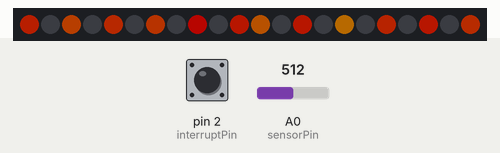
Recording of a sketch running on a simulated Arduino Uno, built with avr-gcc and run on an emulated ATmega328P. Parts: 22 RGB LEDs in strip order, left to right. The inputs (shaded band) are chosen by the test bench; at power-on: pin 2 (interruptPin) HIGH, A0 (sensorPin) = 512. Dim RGB values are drawn brighter than linear; random numbers use the default seed unless the sketch sets one.

Above: at 1.2 s.
1.3 s: pin 2 (interruptPin) pulled LOW for 1 s
At 1.9 s:
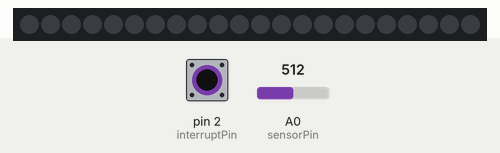
At 2.37 s:
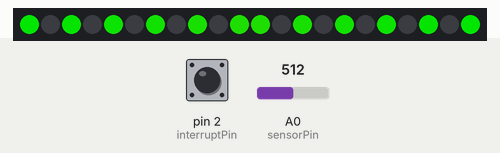
2.9 s: pin 2 (interruptPin) pulled LOW for 0.15 s
At 4.81 s:
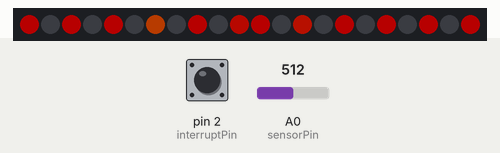

The sketch:

bengtbow.ino
```cpp
#include <Adafruit_NeoPixel.h>

#define LED_PIN    6
#define LED_COUNT 22

Adafruit_NeoPixel strip(LED_COUNT, LED_PIN, NEO_GRB + NEO_KHZ800);

//LIGHT SENSOR
  float brightnessfactor = 0.5;
  int sensorPin = A0; // select the input pin for LDR
  int sensorValue = 0; // variable to store the value coming from the sensor


//BUTTON
  const byte interruptPin = 2;
  // the following variables are unsigned longs because the time, measured in
// milliseconds, will quickly become a bigger number than can be stored in an int.
unsigned long lastDebounceTime = 0;  // the last time the output pin was toggled
unsigned long debounceDelay = 250;    // the debounce time; increase if the output flickers


//STATE
  int state = 3; //START WITH FIRE-ALTERNATE


//RGB-FADE COUNTER
  int currentRGBColorIndex = 0;

//FIREATTEMPT
  int currentFireValue = 0;
  int currentHues[] = {0,0,0,0,0,0,0,0,0,0,0,0};
  int directions[] = {0,0,0,100,0,0,0,0,0,0,0,0};


  int hueMax = 7000;
  float adjustor = 50;

 //FIRETWO


//BLUEGREENFADE
long maxHue = 7000;
long minHue = 0;
long currentHue[12];
int h_directions[12];


void setup() {
  // put your setup code here, to run once:

  strip.begin();           // INITIALIZE NeoPixel strip object (REQUIRED)
  strip.show();            // Turn OFF all pixels ASAP
  strip.setBrightness(175); // Set BRIGHTNESS to about 1/5 (max = 255)


  //BUTTONSTUFF
  pinMode(interruptPin, INPUT_PULLUP);
  attachInterrupt(digitalPinToInterrupt(interruptPin), buttonHandler, CHANGE);

  for(int i=0; i<12; i++){
     currentHue[i] = random(minHue,maxHue);
  }


  for(int x=0; x<12; x++){

    h_directions[x] = 0;
    while ( h_directions[x] == 0){
     h_directions[x] = random(-4,4);
    }
    }


}

void loop() {
  // put your main code here, to run repeatedly:

  //WE WAIT WITH THE LIGHT SENSOR FOR NOW. THE HARDWARE IS THERE THOUGH!
  sensorValue = analogRead(sensorPin); // read the value from the sensor
//    Serial.println(sensorValue); //prints the values coming from the sensor on the screen


  //EVERYTHING OFF
  if (state == 0){
    wipe();
    delay(500);
    }


  //STATE ONE, RGB FADE
  if (state == 1){

      for(int i=0; i<11; i = i+2) {
         strip.setPixelColor(i, Wheel((i+currentRGBColorIndex) & 255));
         strip.setPixelColor(21-i, Wheel((i+currentRGBColorIndex) & 255));
      }

      if (state != 1){
        wipe();
      }

      strip.show(); // Update strip with new contents
      delay(130);  // Pause for a moment

      currentRGBColorIndex++;
      if (currentRGBColorIndex > 256){
        currentRGBColorIndex = 0;
      }

  }

  if (state == 2){ //ATTEMPT AT FIRE!
    int led = 0;
    int j = 0;
      for (int i = 0; i<23; i=i+2){

          j = i;
          currentHues[led] = currentHues[led] + directions[led];
          if (currentHues[led] > hueMax ){
            currentHues[led] = hueMax;
            directions[led] = - adjustor;
          }
          if (currentHues[led] < 10 ){
            currentHues[led] = 10;
            directions[led] = 0;
          }
          if (j>11){
            j--;
            }
          strip.setPixelColor(j, strip.ColorHSV(currentHues[led], 255,100));
          led++;
      }
      strip.show();
      delay(50);

      if (random(20) == 1){
        directions[random(12)] = adjustor;
      }
  }

  if (state == 3){ //ATTEMPT AT ALTERNATE FIRE!


    int led = 0;
    int j = 0;
      for (int i = 0; i<23; i=i+2){

          j = i;
          currentHue[led] = currentHue[led] + h_directions[led]*20;
          if (currentHue[led] <= minHue ){
            currentHue[led] = minHue;
            h_directions[led] = - h_directions[led];
          }
          if (currentHue[led] >= maxHue ){
            currentHue[led] = maxHue;
            h_directions[led] = -h_directions[led];
          }
          if (j>11){
            j--;
            }
          strip.setPixelColor(j, strip.ColorHSV(currentHue[led], 255,100));
          led++;
      }
      strip.show();
      delay(50);

  }

}


void wipe(){
      for(int i=0; i<11; i = i+2) {
         strip.setPixelColor(i, strip.Color(0,0,0));
         strip.setPixelColor(21-i, strip.Color(0,0,0));
      }
    strip.show(); // Update strip with new contents
  }

void buttonHandler() {
  if ((millis() - lastDebounceTime) > debounceDelay) {
    state++;
    if (state > 3){
      state = 0;
    }
    lastDebounceTime = millis();
  }
}


// Input a value 0 to 255 to get a color value.
// The colours are a transition r - g - b - back to r.
uint32_t Wheel(byte WheelPos) {
  if(WheelPos < 85) {
   return strip.Color(WheelPos * 3, 255 - WheelPos * 3, 0);
  } else if(WheelPos < 170) {
   WheelPos -= 85;
   return strip.Color(255 - WheelPos * 3, 0, WheelPos * 3);
  } else {
   WheelPos -= 170;
   return strip.Color(0, WheelPos * 3, 255 - WheelPos * 3);
  }
}
```
